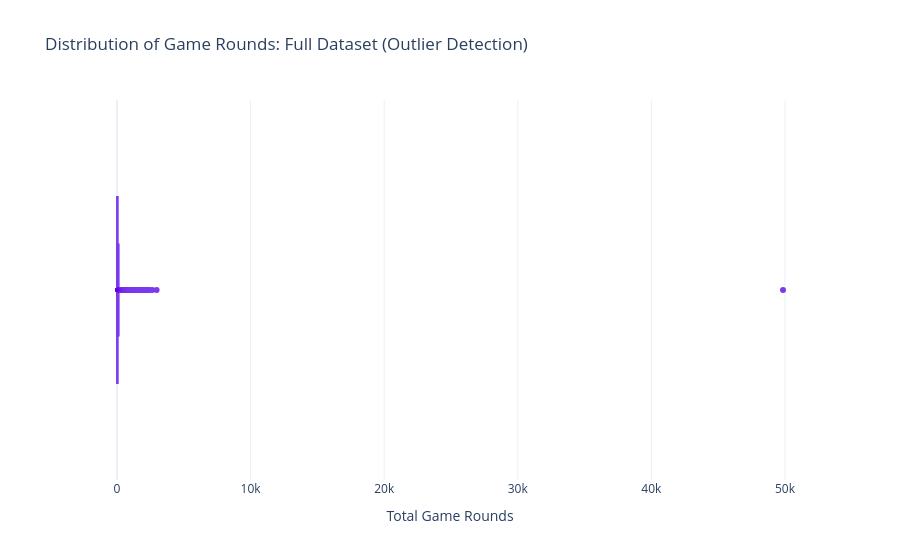

Notebook cell for this chart:
### Markdown cell above
#### Outlier Detection and Treatment

We analyze the distribution of total game rounds played (`sum_gamerounds`) to identify extreme player behavior.

Outliers in this context may represent:
- Highly engaged users (power players)
- Automated behavior (bots)
- Data anomalies

These extreme values are important because they can disproportionately influence aggregate metrics, such as mean engagement, and potentially distort the interpretation of the experiment results

### Code cell
# Visualize the full distribution to identify extreme values before any filtering
fig = px.box(
    df,
    x='sum_gamerounds',
    color_discrete_sequence=['#7C3AED'],
    labels={'sum_gamerounds': 'Total Game Rounds'},
    title='Distribution of Game Rounds: Full Dataset (Outlier Detection)'
)
fig.show()

### Figure 1 — Plotly figure (JSON) as saved in the notebook; plotly's stock layout.template omitted (floating-point values rounded to 4 significant figures; data arrays with more than 128 entries replaced by an {"elided": "..."} marker saying what was removed)
{"data": [{"alignmentgroup": "True", "hovertemplate": "Total Game Rounds=%{x}<extra></extra>", "legendgroup": "", "marker": {"color": "#7C3AED"}, "name": "", "notched": false, "offsetgroup": "", "orientation": "h", "showlegend": false, "type": "box", "x": {"elided": "90189 int values"}, "x0": " ", "xaxis": "x", "y0": " ", "yaxis": "y"}], "layout": {"boxmode": "group", "legend": {"tracegroupgap": 0}, "title": {"text": "Distribution of Game Rounds: Full Dataset (Outlier Detection)"}, "xaxis": {"anchor": "y", "domain": [0, 1], "title": {"text": "Total Game Rounds"}}, "yaxis": {"anchor": "x", "domain": [0, 1]}}}
